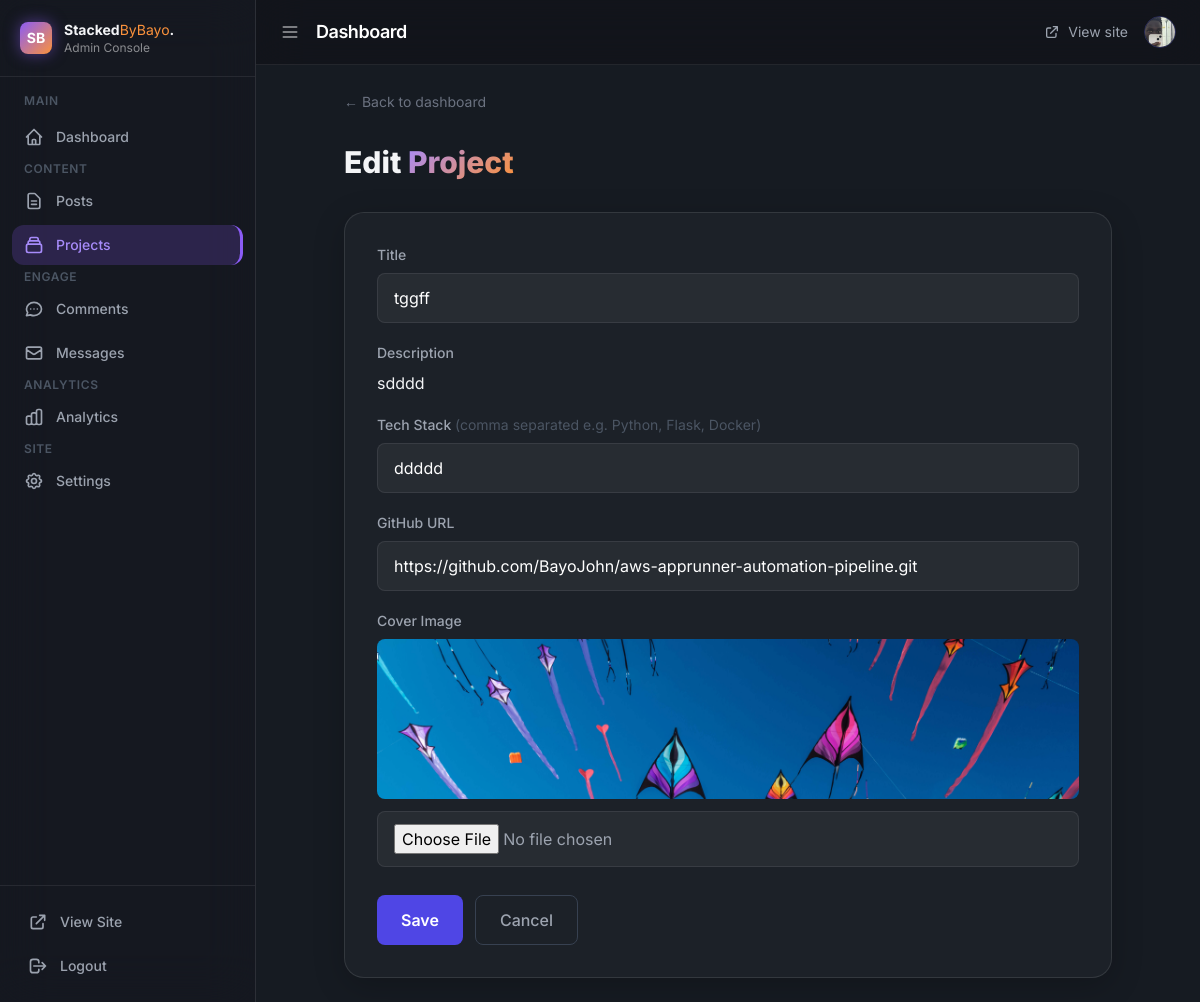
Screenshot of /admin/project/3/edit (signed in) with the database file from the repository.
### app/models.py (models this page shows)
class Project(db.Model):
    id = db.Column(db.Integer, primary_key=True)
    title = db.Column(db.String(200), nullable=False)
    description = db.Column(db.Text, nullable=False)
    url = db.Column(db.String(300))
    tech_stack = db.Column(db.String(300))
    image = db.Column(db.String(300))
    comments = db.relationship('Comment', backref='project', lazy=True)

### app/__init__.py (the view, shortened to what this page needs)
    @app.route("/admin/project/<int:project_id>/edit", methods=["GET", "POST"])
    def admin_project_edit(project_id):
        if not session.get("admin"):
            return redirect(url_for("admin_login"))
        project = Project.query.get_or_404(project_id)
        return render_template("admin_project_form.html", project=project, **admin_context())

### app/templates/admin_project_form.html (shortened to what this page needs)
{% extends "admin_base.html" %}
{% block content %}
    <div class="max-w-3xl mx-auto">
        <a href="/admin" class="text-gray-500 hover:text-gray-300 text-sm transition mb-8 inline-block">
            ← Back to dashboard
        </a>
        <h1 class="text-3xl font-extrabold mb-8">
            {% if project %}Edit <span class="gradient-text">Project</span>
            {% else %}New <span class="gradient-text">Project</span>{% endif %}
        </h1>
        <link href="https://cdn.quilljs.com/1.3.6/quill.snow.css" rel="stylesheet">
        <div class="glass-panel p-8">
            <form method="POST" enctype="multipart/form-data" id="project-form" class="flex flex-col gap-5">
                <div>
                    <label class="block text-sm font-medium text-gray-400 mb-2">Title</label>
                    <input type="text" name="title" required
                        value="{{ project.title if project else '' }}"
                        class="w-full bg-white/5 border border-[rgba(255,255,255,0.08)] rounded-lg px-4 py-3 text-white focus:outline-none focus:border-indigo-500 transition">
                </div>
                <div>
                    <label class="block text-sm font-medium text-gray-400 mb-2">Description</label>
                    <div id="quill-editor">{{ project.description|safe if project else '' }}</div>
                </div>
                <div>
                    <label class="block text-sm font-medium text-gray-400 mb-2">
                        Tech Stack
                        <span class="text-gray-600 font-normal">(comma separated e.g. Python, Flask, Docker)</span>
                    </label>
                    <input type="text" name="tech_stack"
                        value="{{ project.tech_stack if project else '' }}"
                        class="w-full bg-white/5 border border-[rgba(255,255,255,0.08)] rounded-lg px-4 py-3 text-white focus:outline-none focus:border-indigo-500 transition">
                </div>
                <div>
                    <label class="block text-sm font-medium text-gray-400 mb-2">GitHub URL</label>
                    <input type="url" name="url"
                        value="{{ project.url if project else '' }}"
                        class="w-full bg-white/5 border border-[rgba(255,255,255,0.08)] rounded-lg px-4 py-3 text-white focus:outline-none focus:border-indigo-500 transition">
                </div>
                <div>
                    <label class="block text-sm font-medium text-gray-400 mb-2">Cover Image</label>
                    {% if project and project.image %}
                        <img src="/static/uploads/{{ project.image }}"
                            class="w-full h-40 object-cover rounded-lg mb-3">
                    {% endif %}
                    <input type="file" name="image" accept="image/*"
                        class="w-full bg-white/5 border border-[rgba(255,255,255,0.08)] rounded-lg px-4 py-3 text-gray-400 focus:outline-none focus:border-indigo-500 transition">
                </div>
                <div class="flex gap-3 pt-2">
                    <button type="submit"
                        class="bg-indigo-600 hover:bg-indigo-500 text-white font-semibold px-6 py-3 rounded-lg transition">
                        Save
                    </button>
                    <a href="/admin"
                        class="border border-gray-700 hover:border-gray-500 text-gray-400 font-medium px-6 py-3 rounded-lg transition">
                        Cancel
                    </a>
                </div>
            </form>
        </div>
    </div>
{% endblock %}

### app/templates/admin_base.html (style rules this page uses)
body { font-family: 'Inter', sans-serif; background: #161B22; color: #f1f5f9; }
.gradient-text { background: linear-gradient(135deg, #a78bfa, #fb923c); -webkit-background-clip: text; background-clip: text; -webkit-text-fill-color: transparent; }
.glass-panel { background: #1C2128; border: 1px solid rgba(255,255,255,0.1); border-radius: 20px; box-shadow: 0 8px 32px rgba(0,0,0,0.2); }

### rows the page displays
Project: title "tggff", description "sdddd", tech_stack "ddddd", url "https://github.com/BayoJohn/aws-apprunner-automation-pipeline.git", image (picture)
